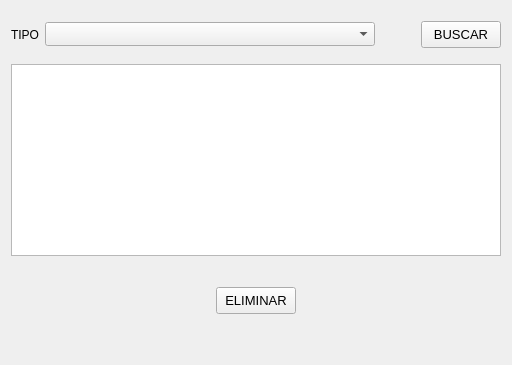
      <widget class="QWidget" name="ventanaEliminar">
       <attribute name="title">
        <string>ELIMINAR</string>
       </attribute>
       <layout class="QVBoxLayout" name="verticalLayout_17">
        <item>
         <layout class="QHBoxLayout" name="horizontalLayout_23">
          <property name="topMargin">
           <number>10</number>
          </property>
          <property name="bottomMargin">
           <number>10</number>
          </property>
          <item>
           <widget class="QLabel" name="label_31">
            <property name="font">
             <font>
              <pointsize>9</pointsize>
              <weight>50</weight>
              <bold>false</bold>
             </font>
            </property>
            <property name="text">
             <string>TIPO</string>
            </property>
           </widget>
          </item>
          <item>
           <widget class="QComboBox" name="tipoEventoEliminar">
            <property name="minimumSize">
             <size>
              <width>330</width>
              <height>24</height>
             </size>
            </property>
           </widget>
          </item>
          <item>
           <spacer name="horizontalSpacer_38">
            <property name="orientation">
             <enum>Qt::Horizontal</enum>
            </property>
            <property name="sizeHint" stdset="0">
             <size>
              <width>40</width>
              <height>20</height>
             </size>
            </property>
           </spacer>
          </item>
          <item>
           <widget class="QPushButton" name="btnBuscarEliminar">
            <property name="minimumSize">
             <size>
              <width>0</width>
              <height>27</height>
             </size>
            </property>
            <property name="font">
             <font>
              <pointsize>10</pointsize>
             </font>
            </property>
            <property name="text">
             <string>BUSCAR</string>
            </property>
           </widget>
          </item>
         </layout>
        </item>
        <item>
         <widget class="QTableWidget" name="tablaEliminar"/>
        </item>
        <item>
         <layout class="QHBoxLayout" name="horizontalLayout_22">
          <property name="topMargin">
           <number>25</number>
          </property>
          <item>
           <spacer name="horizontalSpacer_36">
            <property name="orientation">
             <enum>Qt::Horizontal</enum>
            </property>
            <property name="sizeHint" stdset="0">
             <size>
              <width>40</width>
              <height>20</height>
             </size>
            </property>
           </spacer>
          </item>
          <item>
           <widget class="QPushButton" name="btnEliminar">
            <property name="minimumSize">
             <size>
              <width>0</width>
              <height>27</height>
             </size>
            </property>
            <property name="font">
             <font>
              <pointsize>10</pointsize>
              <weight>50</weight>
              <bold>false</bold>
             </font>
            </property>
            <property name="text">
             <string>ELIMINAR</string>
            </property>
           </widget>
          </item>
          <item>
           <spacer name="horizontalSpacer_37">
            <property name="orientation">
             <enum>Qt::Horizontal</enum>
            </property>
            <property name="sizeHint" stdset="0">
             <size>
              <width>40</width>
              <height>20</height>
             </size>
            </property>
           </spacer>
          </item>
         </layout>
        </item>
        <item>
         <spacer name="verticalSpacer_2">
          <property name="orientation">
           <enum>Qt::Vertical</enum>
          </property>
          <property name="sizeHint" stdset="0">
           <size>
            <width>20</width>
            <height>40</height>
           </size>
          </property>
         </spacer>
        </item>
       </layout>
      </widget>
